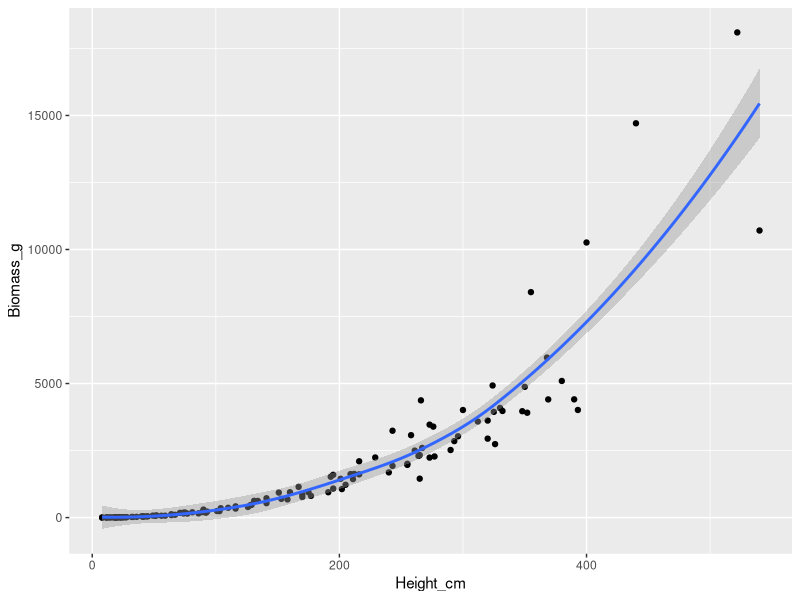
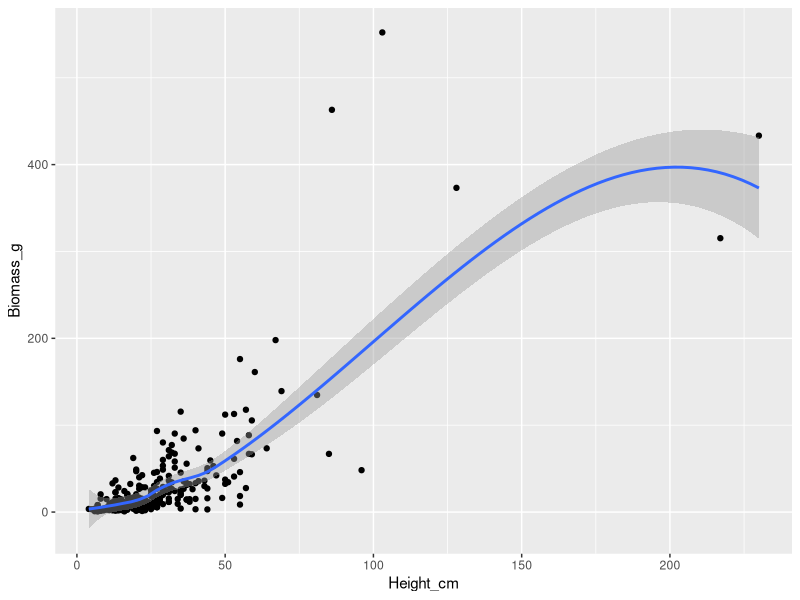
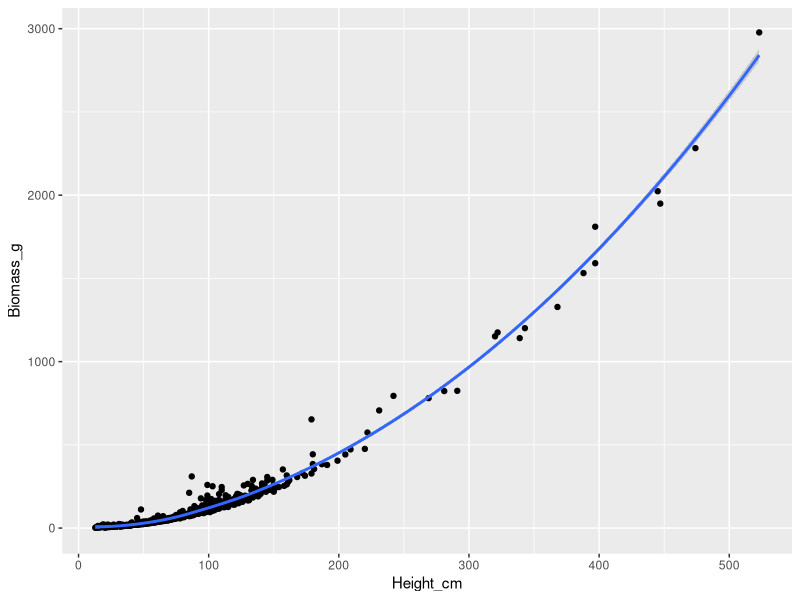
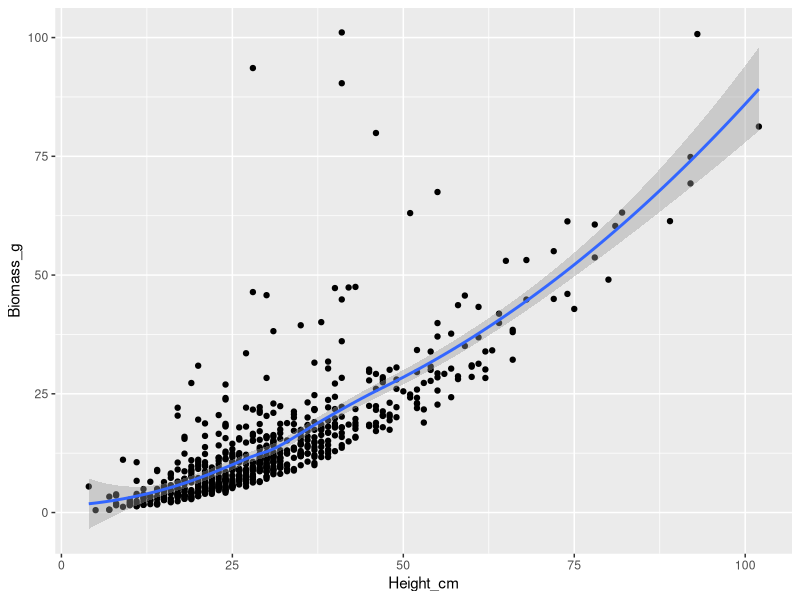
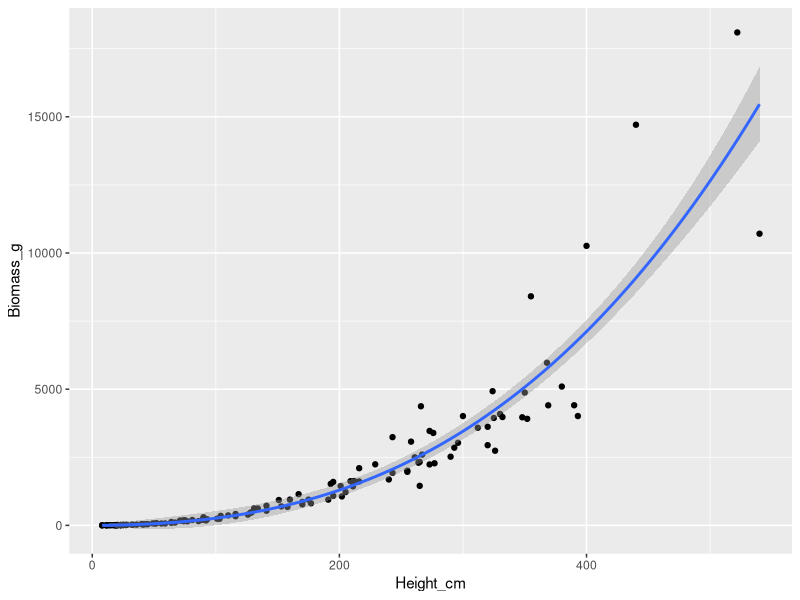
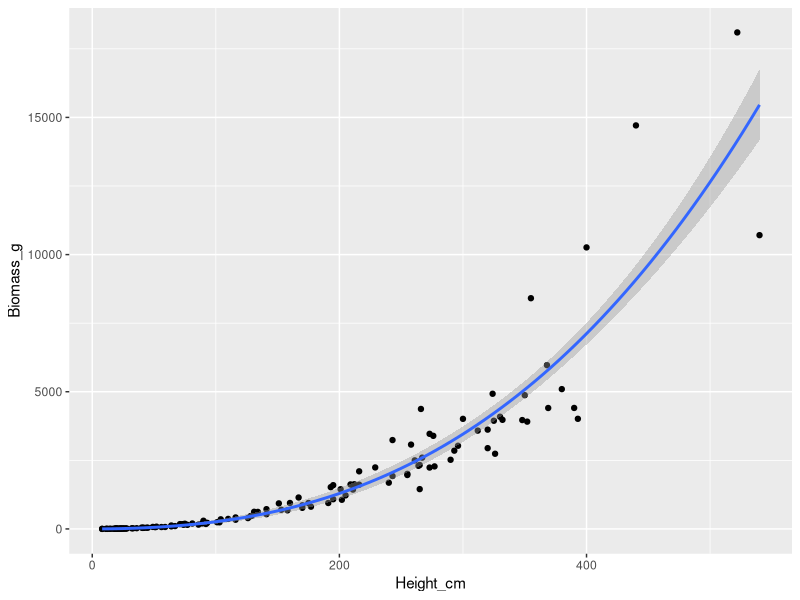
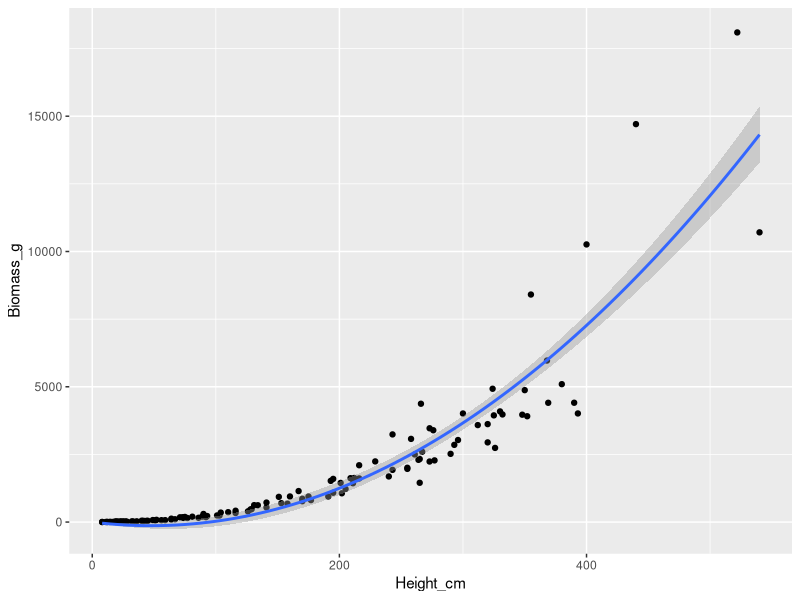
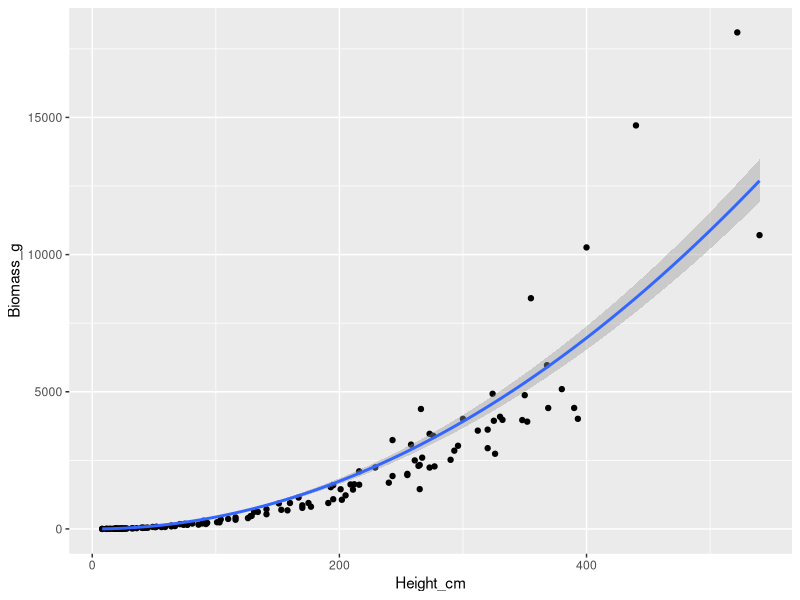

Recreate these plots in R, in order.
## Script to backfit height-only biomass models from already established 
## biomass models (FOR BROWSED PLOTS ONLY) - Kolstad et al. (2018)


##PACKAGES ----------------------------------------------------------------------------------------

        #Packages for data processing + visualization
        library(dplyr)
        library(tidyr)
        library(ggplot2)
        
        #Packages for models
        library(lme4)

###END PACKAGES ----------------------------------------------------------------------------------------




#\\\\\\\\\\\\\\\\\\\\\\\\\\\\\\\\\\\\\\\\\\\\\\\\\\\\\\\\\\\\\\\\\\\\\\\\\\\\\\\\\\\\\\\\\\\\\\\\\\\\\\\\\\\\\\\




#INITIAL DATA IMPORT ----------------------------------------------------------------------------------------------

        #Import CSV to dataframe
        data <- read.csv('1_Albedo_Exclosures/Data/Tree_Data/sustherb_tree_data.csv', header = TRUE)

#END INITIAL DATA IMPORT --------------------------------------------------------------------------------
        
        
        
        
#\\\\\\\\\\\\\\\\\\\\\\\\\\\\\\\\\\\\\\\\\\\\\\\\\\\\\\\\\\\\\\\\\\\\\\\\\\\\\\\\\\\\\\\\\\\\\\\\\\\\\\\\\\\\\\\




#DATA FILTERING ----------------------------------------------------------------------------------------------

        #Summary: 
        ##  The code below filters data to that is from Trøndelag, the year 2016, and trees under 6m in height.
        ##  Data from 2016 browsed plots in Trøndelag will be used to backfit/generate "height-only" biomass models
        ##  This is done since 2016 is the only year with 'Diameter at Ground Level' (DGL) measurements for all trees
        ##  Additionally, Trøndelag is the only region with these complete measurements
        ##  Also, height-only biomass models already exist in Kolstad et al. (2018)
        ##  Finally, as in Kolstad et al., trees over 6m in 2016 are likely leftover from forestry operations - thus they
        ##  are excluded.

        #Filter to 'Trøndelag' region only
        ##NOTE: This reduces the number of study sites (LocalityName) to 15 (w/ 30 total plots)
        trondelag <- data[data$Region == 'Trøndelag',]
        
        #Format date column properly (to R date format)
        trondelag$X_Date <- as.Date(as.character(trondelag$X_Date), format = "%m/%d/%y")
        
        #Format LocalityName and LocalityCode as factors
        trondelag$LocalityCode <- as.factor(trondelag$LocalityCode)
        trondelag$LocalityName <- as.factor(trondelag$LocalityName)
        
        #LocalityName to lowercase
        trondelag$LocalityName <- tolower(trondelag$LocalityName)
        
        #Filter to data from year 2016 only (and remove other df's)
        t2016 <- trondelag[trondelag$X_Date >= "2016-01-01" & trondelag$X_Date <= "2016-12-31",]
        rm(data)
        rm(trondelag)
        
        #Remove rows that are missing diameter-at-base data (3 total)
        t2016 <- t2016[! is.na(t2016$Diameter_at_base_mm), ]
        
        #Exclude trees > 6m (600cm)
        t2016 <- t2016[t2016$Height_cm <= 600,]
        
        #Filter to browsed plots
        t2016 <- t2016[t2016$Treatment == "B",]

#END DATA FILTERING -------------------------------------------------------------------------------------
        
        
        
        
#\\\\\\\\\\\\\\\\\\\\\\\\\\\\\\\\\\\\\\\\\\\\\\\\\\\\\\\\\\\\\\\\\\\\\\\\\\\\\\\\\\\\\\\\\\\\\\\\\\\\\\\\\\\\\\\




#BIOMASS CALCULATION USING EXISTING MODELS ---------------------------------------------------------------
        
        #Add a blank column to hold biomass
        t2016$Biomass_g <- as.numeric('')
        
        # Loop through each row of the dataframe (2016, Trøndelag, <6m height, browsed)
        # and produce a volume estimate
        for(row in 1:nrow(t2016)){
                
                #IDENTIFY SPECIES + HEIGHT
                
                #Get tree species
                species <- as.character(t2016[row, "Taxa"])
                
                #Get 'Diameter at Ground Level' (mm)
                dgl <- as.numeric(t2016[row, "Diameter_at_base_mm"])
                
                #Get height (cm)
                height <- as.numeric(t2016[row, "Height_cm"])
                
                #CALCULATE BIOMASS FOR EACH TREE USING SUSTHERB ALLOMETRIC EQUATIONS
                
                #Betula pubescens model (Birch)
                if( species == "Betula pubescens (Bjørk)" || species == "Betula pendula (Lavlandbjørk)" || species == "Salix caprea (Selje)" ){
                        
                        #Biomass (g)
                        biomass <- (0.078843)*(dgl^2) + (0.009197)*(height^2)
                        
                }
                
                #Picea abies model (Spruce)
                else if( species == "Picea abies (Gran)" || species == "Juniperus communis (Einer)"){
                        
                        #Biomass (g)
                        biomass <- (0.020293)*(height^2) + (0.006092)*(dgl^3)
                        
                }
                
                #Pinus sylvestris model (Pine)
                else if( species == "Pinus sylvestris (Furu)" ){
                        
                        #Biomass (g)
                        biomass <- (0.325839)*(dgl^2) + (0.0007434)*(dgl^3)
                      
                }
                
                #Sorbus aucuparia model (Rowan)
                else if( species == "Sorbus aucuparia (Rogn)" ){
                                
                        #Biomass (g)
                        biomass <- (0.006664)*(height^2) + (0.082983)*(dgl^2)

                }
                
                #Add calculated biomass to 'Biomass' column
                t2016[row, "Biomass_g"] <- biomass
                
        }
        
        
#END BIOMASS CALCULATION USING EXISTING MODELS -----------------------------------------------------------
        
        
        
        
#\\\\\\\\\\\\\\\\\\\\\\\\\\\\\\\\\\\\\\\\\\\\\\\\\\\\\\\\\\\\\\\\\\\\\\\\\\\\\\\\\\\\\\\\\\\\\\\\\\\\\\\\\\\\\\\
        
        
        
        
#MODEL BACKFITTING --------------------------------------------------------------------------------------
        
        #For each species, explore the relationship between height and modeled biomass ----------------
        
                #Spruce ------
                spruce_plot <- ggplot(data = subset(t2016, Taxa == "Picea abies (Gran)"), aes(x = Height_cm, y = Biomass_g)) +
                                        geom_point() +
                                        geom_smooth()
                spruce_plot
        
                        #Decent fit from first glance
        
                #Pine -------
                pine_plot <- ggplot(data = subset(t2016, Taxa == "Pinus sylvestris (Furu)"), aes(x = Height_cm, y = Biomass_g)) +
                                        geom_point() +
                                        geom_smooth()
                pine_plot
                
                        #Not so great fit
        
                #Birch --------
                birch_plot <- ggplot(data = subset(t2016, Taxa == "Betula pubescens (Bjørk)"), aes(x = Height_cm, y = Biomass_g)) +
                        geom_point() +
                        geom_smooth()
                birch_plot
                
                        #Excellent fit
        
                #Rowan --------
                rowan_plot <- ggplot(data = subset(t2016, Taxa == "Sorbus aucuparia (Rogn)"), aes(x = Height_cm, y = Biomass_g)) +
                        geom_point() +
                        geom_smooth()
                rowan_plot
                
                        #OK Fit
                
        #MODEL FIT + SELECTION ---------------------
                
        ##Same approach as Kolstad et al:
        ## "Biomass models were obtained for each species by starting with a saturated model including cubic,
        ## quadratic and linear terms for both height and DGL, and performing backwards elimination by removing
        ## the least significant terms first, and ending with the model with the highest adjusted R2-value
                
        ##NOTE: USING ADJUSTED R2 TO SELECT MODEL

                #Spruce ------------
                
                        #Fully saturated model ----
                
                                #Define model
                                s_full <- lm(Biomass_g ~ -1 + poly(Height_cm, 3, raw = T), data = subset(t2016, Taxa == "Picea abies (Gran)"))
                                summary(s_full)
                        
                                        #Only cubic term is significant
                                        #Adjusted R2 = 0.9038
                                
                                #Plot model on data
                                ggplot(data = subset(t2016, Taxa == "Picea abies (Gran)"), aes(x = Height_cm, y = Biomass_g)) +
                                        geom_point() +
                                        geom_smooth(method = "lm", formula = y ~ -1 + poly(x, 3, raw = T))
                                
                                        #No negative values - seems to be a great fit
                                
                        #Cubic model without linear term ----
                                
                                #Define model
                                s_cub <- lm(Biomass_g ~ -1 + I(Height_cm^2) + I(Height_cm^3), data = subset(t2016, Taxa == "Picea abies (Gran)"))
                                summary(s_cub)
                                
                                        #Both quadratic and cubic terms significant
                                        #Same R2 as with linear term = 0.9045
                                
                                #Plot model on data
                                ggplot(data = subset(t2016, Taxa == "Picea abies (Gran)"), aes(x = Height_cm, y = Biomass_g)) +
                                        geom_point() +
                                        geom_smooth(method = "lm", formula = y ~ -1 + I(x^2) + I(x^3))
                                
                        #Cubic term alone -----
                                
                                s_cub_only <- lm(Biomass_g ~ -1 + I(Height_cm^3), data = subset(t2016, Taxa == "Picea abies (Gran)"))
                                summary(s_cub_only)
                                
                                        #Lower adj. R2 (0.8921) - looks like cubic model with quadratic term is best
                        
                        #Quadratic model ----
                                
                                #Define model
                                s_quad <- lm(Biomass_g ~ -1 + poly(Height_cm, 2, raw = T), data = subset(t2016, Taxa == "Picea abies (Gran)"))
                                summary(s_quad)
                        
                                        #Looks like both terms are significant, so this form may be best
                                        #R2 = 0.9
                                
                                #Plot model on data
                                ggplot(data = subset(t2016, Taxa == "Picea abies (Gran)"), aes(x = Height_cm, y = Biomass_g)) +
                                        geom_point() +
                                        geom_smooth(method = "lm", formula = y ~ -1 + poly(x, 2, raw = T))
                                
                                        #Appear to be negative values - don't think this model will work
                        
                        #Quadratic model without linear term ----
                                
                                #Define model
                                s_simple <- lm(Biomass_g ~ -1 + I(Height_cm^2), data = subset(t2016, Taxa == "Picea abies (Gran)"))
                                summary(s_simple)
                        
                                        #Worse R2 (0.8863) - looks like quadratic model without linear term is best
                                
                                #Plot model on data
                                ggplot(data = subset(t2016, Taxa == "Picea abies (Gran)"), aes(x = Height_cm, y = Biomass_g)) +
                                        geom_point() +
                                        geom_smooth(method = "lm", formula = y ~ -1 + I(x^2))
                        
                                
                                
                        #MODEL CHOICE:
                        
                                #The cubic model with quadratic term and no linear term appears to have the best fit (highest R2 and fits the data
                                #well visually). Also, doesn't have negative coefficients (unlike quadratic)
                        
                                #SELECTED MODEL:  y = 0.02014x^2 + 0.00006086x^3
                                ggplot(data = subset(t2016, Taxa == "Picea abies (Gran)"), aes(x = Height_cm, y = Biomass_g)) +
                                        geom_point() +
                                        geom_smooth(method = "lm", formula = y ~ -1 + I(x^2) + I(x^3))
                                
                
                                
                #PINE ----------------------------------
                                
                        #Fully saturated model ----
                                
                                #Define model
                                p_full <- lm(Biomass_g ~ poly(Height_cm, 3, raw = T), data = subset(t2016, Taxa == "Pinus sylvestris (Furu)"))
                                summary(p_full)
                                
                                        #All terms are significant, but poor R2 value
                                        #R2 = 0.6776
                                
                                #Plot model on data
                                ggplot(data = subset(t2016, Taxa == "Pinus sylvestris (Furu)"), aes(x = Height_cm, y = Biomass_g)) +
                                        geom_point() +
                                        geom_smooth(method = "lm", formula = y ~ -1 + poly(x, 3, raw = T))
                                
                                                #Don't expect a decrease in biomass at tall heights, so this model
                                                #doesn't make sense
                                
                        #Cubic model without linear term ----
                        
                                #Define model
                                p_cub <- lm(Biomass_g ~ I(Height_cm^2) + I(Height_cm^3), data = subset(t2016, Taxa == "Pinus sylvestris (Furu)"))
                                summary(p_cub)
                                
                                        #Worse R2 = 0.6688
                        
                                #Plot model on data
                                ggplot(data = subset(t2016, Taxa == "Pinus sylvestris (Furu)"), aes(x = Height_cm, y = Biomass_g)) +
                                        geom_point() +
                                        geom_smooth(method = "lm", formula = y ~ -1 + I(x^2) + I(x^3))
                                
                                        #Model doesn't make biological sense (same as above)
                        
                        #Quadratic model ----
                        
                                #Define model
                                p_quad <- lm(Biomass_g ~ -1 + poly(Height_cm, 2, raw = T), data = subset(t2016, Taxa == "Pinus sylvestris (Furu)"))
                                summary(p_quad)
                                
                                        #Looks like both terms are significant, so this form may be best
                                        #R2 = 0.6611
                                
                                #Plot model on data
                                ggplot(data = subset(t2016, Taxa == "Pinus sylvestris (Furu)"), aes(x = Height_cm, y = Biomass_g)) +
                                        geom_point() +
                                        geom_smooth(method = "lm", formula = y ~ -1 + poly(x, 2, raw = T))
                                
                                        #Looks OK, but not great
                                
                        #Quadratic model without linear term ----
                        
                                #Define model
                                p_simple <- lm(Biomass_g ~ -1 + I(Height_cm^2), data = subset(t2016, Taxa == "Pinus sylvestris (Furu)"))
                                summary(p_simple)
                        
                                        #Very poor R2 (0.5168) - looks like quadratic model with linear term is best
                        
                        #Plot model on data
                        ggplot(data = subset(t2016, Taxa == "Pinus sylvestris (Furu)"), aes(x = Height_cm, y = Biomass_g)) +
                                geom_point() +
                                geom_smooth(method = "lm", formula = y ~ -1 + I(x^2))
                        
                                #Doesn't look good
                        
                        
                        #Model choice:
                        
                        #The quadratic model w/ linear term has one of the highest R2 values,
                        #makes biological sense, and has two significant terms
                        
                                #What if I filter out height > 150? (Looks like the points over 200
                                #are dragging the model over)
                        
                                p_alt <- lm(Biomass_g ~ -1 + poly(Height_cm, 2, raw = T), data = subset(t2016, Taxa == "Pinus sylvestris (Furu)" & Height_cm < 150))
                                summary(p_alt)
                                
                                        #Much better R2 (0.6997), but linear term isn't significant - let's try removing it
                                
                                p_alt_2 <- lm(Biomass_g ~ -1 + I(Height_cm^2), data = subset(t2016, Taxa == "Pinus sylvestris (Furu)" & Height_cm < 150))
                                summary(p_alt_2)
                                
                                        #Almost identical R2 (0.7003) - let's go with this one
                                
                        #SELECTED MODEL:  y = 0.027464x^2  (R2 = 0.7015)
                        ggplot(data = subset(t2016, Taxa == "Pinus sylvestris (Furu)" & Height_cm < 150), aes(x = Height_cm, y = Biomass_g)) +
                                geom_point() +
                                geom_smooth(method = "lm", formula = y ~ -1 + I(x^2))
                        

                        
                
                #ROWAN ---------------------
                        
                        #Fully saturated model ----
                        
                                #Define model
                                r_full <- lm(Biomass_g ~ poly(Height_cm, 3, raw = T), data = subset(t2016, Taxa == "Sorbus aucuparia (Rogn)"))
                                summary(r_full)
                                
                                #No terms significant, poor R2 value
                                #R2 = 0.6418
                                
                                #Plot model on data
                                ggplot(data = subset(t2016, Taxa == "Sorbus aucuparia (Rogn)"), aes(x = Height_cm, y = Biomass_g)) +
                                        geom_point() +
                                        geom_smooth(method = "lm", formula = y ~ -1 + poly(x, 3, raw = T))
                                
                                        #Looks reasonable
                        
                        #Cubic model without linear term ----
                        
                                #Define model
                                r_cub <- lm(Biomass_g ~ I(Height_cm^2) + I(Height_cm^3), data = subset(t2016, Taxa == "Sorbus aucuparia (Rogn)"))
                                summary(r_cub)
                                
                                        #Same R2 = 0.6404
                                
                                #Plot model on data
                                ggplot(data = subset(t2016, Taxa == "Sorbus aucuparia (Rogn)"), aes(x = Height_cm, y = Biomass_g)) +
                                        geom_point() +
                                        geom_smooth(method = "lm", formula = y ~ -1 + I(x^2) + I(x^3))
                                
                                        #Model doesn't make biological sense 
                                
                        #Quadratic model ----
                        
                                #Define model
                                r_quad <- lm(Biomass_g ~ -1 + poly(Height_cm, 2, raw = T), data = subset(t2016, Taxa == "Sorbus aucuparia (Rogn)"))
                                summary(r_quad)
                                
                                        #Looks like both terms are significant, so this form may be best
                                        #Much higher R2 = 0.834
                                
                                #Plot model on data
                                ggplot(data = subset(t2016, Taxa == "Sorbus aucuparia (Rogn)"), aes(x = Height_cm, y = Biomass_g)) +
                                        geom_point() +
                                        geom_smooth(method = "lm", formula = y ~ -1 + poly(x, 2, raw = T))
                                
                                        #Looks OK, but seems to be dragged upwards a bit
                        
                        #Quadratic model without linear term ----
                        
                                #Define model
                                r_simple <- lm(Biomass_g ~ -1 + I(Height_cm^2), data = subset(t2016, Taxa == "Sorbus aucuparia (Rogn)"))
                                summary(r_simple)
                                
                                #Worse R2 - looks like quadratic model with linear term is best
                                
                                #Plot model on data
                                ggplot(data = subset(t2016, Taxa == "Sorbus aucuparia (Rogn)"), aes(x = Height_cm, y = Biomass_g)) +
                                        geom_point() +
                                        geom_smooth(method = "lm", formula = y ~ -1 + I(x^2))
                        
                                        #Looks OK
                        
                        
                        #MODEL CHOICE:
                        
                                #The quadratic model w/ linear term has one of the highest R2 values,
                                #makes biological sense, and has two significant terms
                        
                                #SELECTED MODEL:  y = 0.2620264x + 0.005844x^2  (R2 = 0.8345)
                                ggplot(data = subset(t2016, Taxa == "Sorbus aucuparia (Rogn)"), aes(x = Height_cm, y = Biomass_g)) +
                                        geom_point() +
                                        geom_smooth(method = "lm", formula = y ~ -1 + poly(x, 2, raw = T))
                                
                                
                                
                
                #BIRCH ---------------------
                        
                        #Fully saturated model ----
                        
                                #Define model
                                b_full <- lm(Biomass_g ~ poly(Height_cm, 3, raw = T), data = subset(t2016, Taxa == "Betula pubescens (Bjørk)"))
                                summary(b_full)
                                
                                        #Very good R value, quadratic term not significant
                                        #R2 = 0.9873
                        
                        #Plot model on data
                        ggplot(data = subset(t2016, Taxa == "Betula pubescens (Bjørk)"), aes(x = Height_cm, y = Biomass_g)) +
                                geom_point() +
                                geom_smooth(method = "lm", formula = y ~ -1 + poly(x, 3, raw = T))
                        
                                #Looks excellent
                        
                        #Cubic model without linear term ----
                        
                                #Define model
                                b_cub <- lm(Biomass_g ~ I(Height_cm^2) + I(Height_cm^3), data = subset(t2016, Taxa == "Betula pubescens (Bjørk)"))
                                summary(b_cub)
                                
                                        #Slightly worse R2 = 0.9869
                                
                                #Plot model on data
                                ggplot(data = subset(t2016, Taxa == "Betula pubescens (Bjørk)"), aes(x = Height_cm, y = Biomass_g)) +
                                        geom_point() +
                                        geom_smooth(method = "lm", formula = y ~ -1 + I(x^2) + I(x^3))
                                
                                        #Model OK
                        
                        #Quadratic model ----
                        
                                #Define model
                                b_quad <- lm(Biomass_g ~ -1 + poly(Height_cm, 2, raw = T), data = subset(t2016, Taxa == "Betula pubescens (Bjørk)"))
                                summary(b_quad)
                        
                                        #Much higher R2 = 0.9898
                        
                                #Plot model on data
                                ggplot(data = subset(t2016, Taxa == "Betula pubescens (Bjørk)"), aes(x = Height_cm, y = Biomass_g)) +
                                        geom_point() +
                                        geom_smooth(method = "lm", formula = y ~ -1 + poly(x, 2, raw = T))
                                
                                        #Excellent fit
                        
                        #Quadratic model without linear term ----
                        
                                #Define model
                                b_simple <- lm(Biomass_g ~ -1 + I(Height_cm^2), data = subset(t2016, Taxa == "Betula pubescens (Bjørk)"))
                                summary(b_simple)
                        
                                        #Slightly worse R2: 0.9879
                        
                                #Plot model on data
                                ggplot(data = subset(t2016, Taxa == "Betula pubescens (Bjørk)"), aes(x = Height_cm, y = Biomass_g)) +
                                        geom_point() +
                                        geom_smooth(method = "lm", formula = y ~ -1 + I(x^2))
                        
                                        #Looks good
                        
                        
                        #MODEL CHOICE:
                        
                                #The quadratic model w/ linear term has the highest R2 value,
                                #makes biological sense, and has two significant terms
                                
                                #SELECTED MODEL:  y = 0.2072x + 0.009974x^2  (R2 = 0.9898)
                                ggplot(data = subset(t2016, Taxa == "Betula pubescens (Bjørk)"), aes(x = Height_cm, y = Biomass_g)) +
                                        geom_point() +
                                        geom_smooth(method = "lm", formula = y ~ -1 + poly(x, 2, raw = T))
                                
                        
        
        #SO, FINAL MODELS ARE BELOW:
                
                #Spruce (browsed) ------
                
                        #Equation:  y = 0.02014x^2 + 0.00006086x^3
                        #Model in R:  lm(Biomass_g ~ -1 + I(Height_cm^2) + I(Height_cm^3), data = subset(t2016, Taxa == "Picea abies (Gran)"))
                        #R2 value: 0.9059
                        
                #Pine (browsed) ------
                                
                        #Equation:  y = 0.027464x^2
                        #Model in R:  lm(Biomass_g ~ -1 + I(Height_cm^2), data = subset(t2016, Taxa == "Pinus sylvestris (Furu)" & Height_cm < 150))
                        #R2 value: 0.7015
                                
                #Birch (browsed) ------
                                
                        #Equation:  y = 0.2072x + 0.009974x^2
                        #Model in R:  lm(Biomass_g ~ -1 + poly(Height_cm, 2, raw = T), data = subset(t2016, Taxa == "Betula pubescens (Bjørk)"))
                        #R2 value: 0.9898
                                
                #Rowan (browsed) ------
                                
                        #Equation:  y = 0.2620264x + 0.005844x^2
                        #Model in R:  lm(Biomass_g ~ -1 + poly(Height_cm, 2, raw = T), data = subset(t2016, Taxa == "Sorbus aucuparia (Rogn)"))
                        #R2 value: R2 = 0.8345
                
                                


#END MODEL BACKFITTING ----------------------------------------------------------------------------------        
        
        
   
                                     
#\\\\\\\\\\\\\\\\\\\\\\\\\\\\\\\\\\\\\\\\\\\\\\\\\\\\\\\\\\\\\\\\\\\\\\\\\\\\\\\\\\\\\\\\\\\\\\\\\\\\\\\\\\\\\\\
        
        
        
        
#EXPORT PLOTS --------------------------------------------------------------------------------------
                              
        #Pine
                #Define equation:
                pe <- paste("y == ", "0.027464*X^2", sep ="")  
                
                #Define R2 value:
                pr <- paste("R^2 == ", "0.7015", sep ="")
                
               
                png(filename = "1_Albedo_Exclosures/Approach_1A/Output/biomass_models/pine_backfit_model.png",
                    width = 1000,
                    height = 1000,
                    units = "px",
                    bg = "white")
                                
                ggplot(data = subset(t2016, Taxa == "Pinus sylvestris (Furu)" & Height_cm < 150), aes(x = Height_cm, y = Biomass_g)) +
                        geom_point() +
                        geom_smooth(method = "lm", formula = y ~ -1 + I(x^2), se = F, color = "black") +
                        labs(x = "Height (cm)", y = "Modelled Biomass (g)") +
                        ggtitle("Backfitted Biomass Model: Pinus Sylvestris") +
                        theme_bw() +
                        theme(plot.title = element_text(hjust = 0.5, size = 30, margin = margin(t = 40, b = 40)),
                              legend.position = "none",
                              axis.text.x = element_text(size = 20, margin = margin(t=16)),
                              axis.text.y = element_text(size = 20, margin = margin(r=16)),
                              axis.title.x = element_text(size = 30, margin = margin(t=40, b = 40)),
                              axis.title.y = element_text(size = 30, margin = margin(r=40))) +
                        annotate("text", x = 25, y = 500, size = 8, label = pe, parse=TRUE) +
                        annotate("text", x = 25, y = 470, size = 8, label = pr, parse=TRUE)
                        
                                
                dev.off()
                                
        #Spruce
                
                #Define equation:
                se <- paste("y == ", "0.02014*X^2 + 0.00006086*X^3", sep ="")  
                
                #Define R2 value:
                sr <- paste("R^2 == ", "0.9059", sep ="")
                
                
                png(filename = "1_Albedo_Exclosures/Approach_1A/Output/biomass_models/spruce_backfit_model.png",
                    width = 1000,
                    height = 1000,
                    units = "px",
                    bg = "white")
                
                ggplot(data = subset(t2016, Taxa == "Picea abies (Gran)"), aes(x = Height_cm, y = Biomass_g)) +
                        geom_point() +
                        geom_smooth(method = "lm", formula = y ~ -1 + I(x^2) + I(x^3), se = F, color = "black") +
                        labs(x = "Height (cm)", y = "Modelled Biomass (g)") +
                        ggtitle("Backfitted Biomass Model: Picea abies") +
                        theme_bw() +
                        theme(plot.title = element_text(hjust = 0.5, size = 30, margin = margin(t = 40, b = 40)),
                              legend.position = "none",
                              axis.text.x = element_text(size = 20, margin = margin(t=16)),
                              axis.text.y = element_text(size = 20, margin = margin(r=16)),
                              axis.title.x = element_text(size = 30, margin = margin(t=40, b = 40)),
                              axis.title.y = element_text(size = 30, margin = margin(r=40))) +
                        annotate("text", x = 100, y = 15000, size = 8, label = se, parse=TRUE) +
                        annotate("text", x = 100, y = 14100, size = 8, label = sr, parse=TRUE)
                
                
                dev.off()
                                
        #Birch
                
                #Define equation:
                be <- paste("y == ", "0.2072*X + 0.009974*X^2", sep ="")  
                
                #Define R2 value:
                br <- paste("R^2 == ", "0.9898", sep ="")
                
                
                png(filename = "1_Albedo_Exclosures/Approach_1A/Output/biomass_models/birch_backfit_model.png",
                    width = 1000,
                    height = 1000,
                    units = "px",
                    bg = "white")
                
                ggplot(data = subset(t2016, Taxa == "Betula pubescens (Bjørk)"), aes(x = Height_cm, y = Biomass_g)) +
                        geom_point() +
                        geom_smooth(method = "lm", formula = y ~ -1 + poly(x, 2, raw = T), se = F, color = "black") +
                        labs(x = "Height (cm)", y = "Modelled Biomass (g)") +
                        ggtitle("Backfitted Biomass Model: Betula pubescens") +
                        theme_bw() +
                        theme(plot.title = element_text(hjust = 0.5, size = 30, margin = margin(t = 40, b = 40)),
                              legend.position = "none",
                              axis.text.x = element_text(size = 20, margin = margin(t=16)),
                              axis.text.y = element_text(size = 20, margin = margin(r=16)),
                              axis.title.x = element_text(size = 30, margin = margin(t=40, b = 40)),
                              axis.title.y = element_text(size = 30, margin = margin(r=40))) +
                        annotate("text", x = 100, y = 2500, size = 8, label = be, parse=TRUE) +
                        annotate("text", x = 100, y = 2325, size = 8, label = br, parse=TRUE)
                
                
                dev.off()
                                
        #Rowan
                
                #Define equation:
                re <- paste("y == ", "0.2620264*X + 0.005844*X^2", sep ="")  
                
                #Define R2 value:
                rr <- paste("R^2 == ", "0.8345", sep ="")
                
                
                png(filename = "1_Albedo_Exclosures/Approach_1A/Output/biomass_models/rowan_backfit_model.png",
                    width = 1000,
                    height = 1000,
                    units = "px",
                    bg = "white")
                
                ggplot(data = subset(t2016, Taxa == "Sorbus aucuparia (Rogn)"), aes(x = Height_cm, y = Biomass_g)) +
                        geom_point() +
                        geom_smooth(method = "lm", formula = y ~ -1 + poly(x, 2, raw = T), se = F, color = "black") +
                        labs(x = "Height (cm)", y = "Modelled Biomass (g)") +
                        ggtitle("Backfitted Biomass Model: Sorbus aucuparia") +
                        theme_bw() +
                        theme(plot.title = element_text(hjust = 0.5, size = 30, margin = margin(t = 40, b = 40)),
                              legend.position = "none",
                              axis.text.x = element_text(size = 20, margin = margin(t=16)),
                              axis.text.y = element_text(size = 20, margin = margin(r=16)),
                              axis.title.x = element_text(size = 30, margin = margin(t=40, b = 40)),
                              axis.title.y = element_text(size = 30, margin = margin(r=40))) +
                        annotate("text", x = 25, y = 122, size = 8, label = pe, parse=TRUE) +
                        annotate("text", x = 25, y = 115, size = 8, label = pr, parse=TRUE)
                
                
                dev.off()

#END EXPORT PLOTS ---------------------------------------------------------------------------------- 
